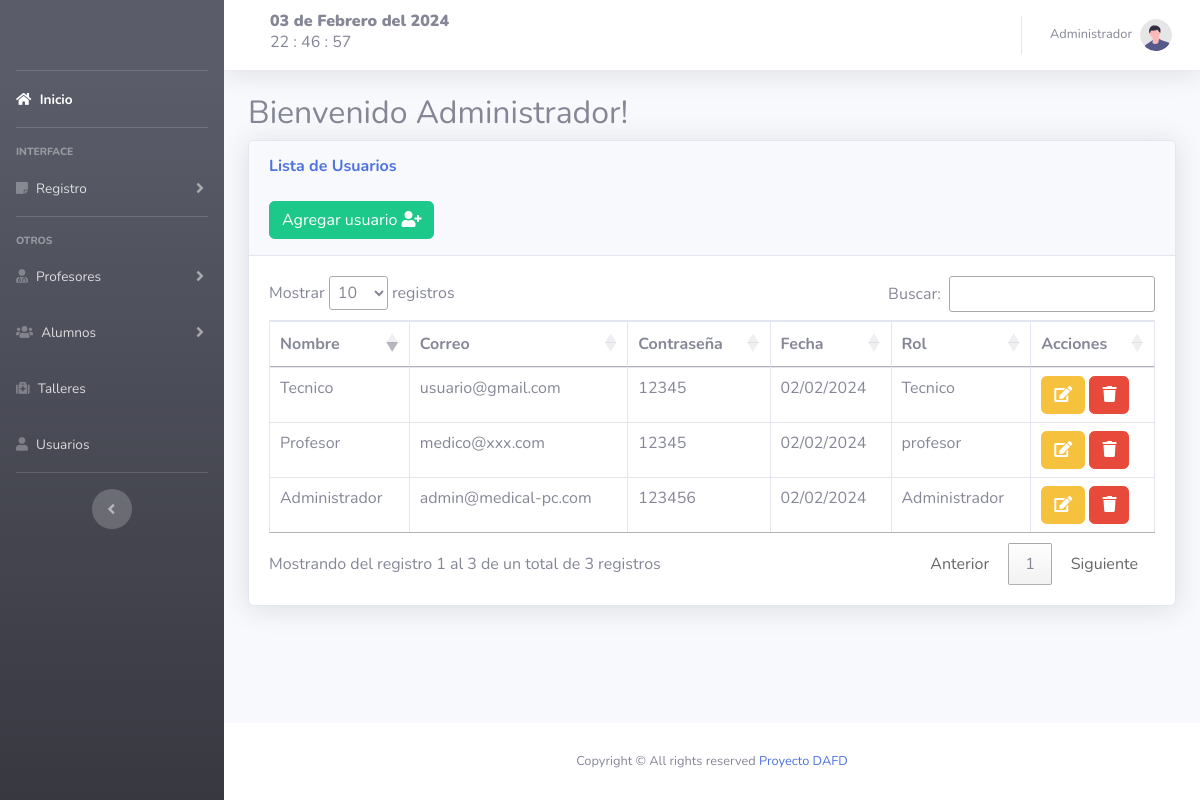
The app's page /views/usuarios.php (signed in) with its own data.
### tables this page shows
CREATE TABLE `user` (
  `id` int(11) DEFAULT NULL,
  `nombre` varchar(150) DEFAULT NULL,
  `correo` varchar(150) DEFAULT NULL,
  `password` varchar(150) DEFAULT NULL,
  `fecha` timestamp NOT NULL DEFAULT current_timestamp() ON UPDATE current_timestamp(),
  `rol` int(11) DEFAULT NULL
);

CREATE TABLE `roles` (
  `id` int(11) DEFAULT NULL,
  `rol` varchar(150) DEFAULT NULL
);

### includes/fecha.php (called while the page is built, shortened)
<?php
	function fecha(){
		$mes = array("","Enero",
					  "Febrero",
					  "Marzo",
					  "Abril",
					  "Mayo",
					  "Junio",
					  "Julio",
					  "Agosto",
					  "Septiembre",
					  "Octubre",
					  "Noviembre",
					  "Diciembre");
		return date('d')." de ". $mes[date('n')] . " del " . date('Y');
	}
 ?>

### views/usuarios.php (the view, shortened to what this page needs)
<!DOCTYPE html>
<html lang="en">
<head>
<link rel="stylesheet" href="https://cdn.datatables.net/1.13.7/css/jquery.dataTables.css" />
</head>
<?php include "../includes/header.php"; ?>
<body id="page-top">
    <div class="container-fluid">
        <h2 class="subtitle">Bienvenido  <?php echo $_SESSION['nombre']; ?>!</h2>
        <div class="card shadow mb-4">
            <div class="card-header py-3">
                <h6 class="m-0 font-weight-bold text-primary">Lista de Usuarios</h6>
                <br>
                <button type="button" class="btn btn-success" data-toggle="modal" data-target="#user">
                    <span class="glyphicon glyphicon-plus"></span> Agregar usuario <i class="fa fa-user-plus"></i> </a></button>
            </div>
            <div class="card-body">
                <div class="table-responsive">
                    <table class="table table-bordered" id="dataTable" width="100%" cellspacing="0">
                        <thead>
                            <tr>
                                <th>Nombre</th>
                                <th>Correo</th>
                                <th>Contraseña</th>
                                <th>Fecha</th>
                                <th>Rol</th>
                                <th>Acciones</th>
                            </tr>
                        </thead>
                        <?php
                        include "../includes/db.php";
                        $result = mysqli_query($conexion, "SELECT  user.id, user.nombre, user.correo, user.password, user.fecha,
roles.rol FROM user
LEFT JOIN roles ON user.rol= roles.id ");
                        while ($fila = mysqli_fetch_assoc($result)) :
                        ?>
                            <tr>
                                <td><?php echo $fila['nombre']; ?></td>
                                <td><?php echo $fila['correo']; ?></td>
                                <td><?php echo $fila['password']; ?></td>
                                <td><?php echo date("d/m/Y", strtotime($fila['fecha'])); ?></td>
                                <td><?php echo $fila['rol']; ?></td>
                                <td>
                                    <a class="btn btn-warning" href="../includes/editar_user.php?id=<?php echo $fila['id'] ?> ">
                                        <i class="fa fa-edit "></i> </a>
                                    <a href="../includes/eliminar_user.php?id=<?php echo $fila['id'] ?> " class="btn btn-danger btn-del">
                                        <i class="fa fa-trash "></i></a></button>
                                </td>
                            </tr>
                        <?php endwhile; ?>
                    </table>
                </div>
            </div>
        </div>
    </div>
    <?php include "../includes/footer.php"; ?>
    <?php include "../includes/_sesion/registros.php"; ?>
</body>
</html>

### includes/header.php (shortened to what this page needs)
<?php
$rol = $_SESSION['rol'];
?>
<!DOCTYPE html>
<html lang="en">
<head>
    <link href="../vendor/fontawesome-free/css/all.min.css" rel="stylesheet" type="text/css">
    <link href="../css/sb-admin-2.min.css" rel="stylesheet">
    <link href="../vendor/datatables/dataTables.bootstrap4.min.css" rel="stylesheet">
    <link href="https://cdn.jsdelivr.net/npm/select2@4.0.12/dist/css/select2.min.css" rel="stylesheet" />
</head>
<body id="page-top">
    <div id="wrapper">
        <?php if($rol==1){ ?>
        <ul class="navbar-nav bg-gradient-dark sidebar sidebar-dark accordion" id="accordionSidebar">
            <a class="sidebar-brand d-flex align-items-center justify-content-center" href="index.php">
            </a>
            <hr class="sidebar-divider my-0">
            <li class="nav-item active">
                <a class="nav-link" href="../views/index.php">
                    <i class="fa fa-home" aria-hidden="true"></i>
                    <span>Inicio</span></a>
            </li>
            <hr class="sidebar-divider">
            <div class="sidebar-heading">
                Interface
            </div>
            <li class="nav-item">
                <a class="nav-link collapsed" href="#" data-toggle="collapse" data-target="#collapseTwo" aria-expanded="true" aria-controls="collapseTwo">
                    <i class="fa fa-sticky-note" aria-hidden="true"></i>
                    <span>Registro</span>
                </a>
            </li>
            <hr class="sidebar-divider">
            <div class="sidebar-heading">
                Otros
            </div>
            <li class="nav-item">
                <a class="nav-link collapsed" href="#" data-toggle="collapse" data-target="#collapsePages" aria-expanded="true" aria-controls="collapsePages">
                    <i class="fa fa-user-md" aria-hidden="true"></i>
                    <span>Profesores</span>
                </a>
            </li>
            <li class="nav-item">
                <a class="nav-link collapsed" href="#" data-toggle="collapse" data-target="#collapseUtilities" aria-expanded="true" aria-controls="collapseUtilities">
                    <i class="fa fa-users" aria-hidden="true"></i>
                    <span>Alumnos</span>
                </a>
            </li>
            <li class="nav-item">
                <a class="nav-link" href="../views/talleres.php">
                    <i class="fa fa-medkit" aria-hidden="true"></i>
                    <span>Talleres</span></a>
            </li>
            <li class="nav-item">
                <a class="nav-link" href="../views/usuarios.php">
                    <i class="fa fa-user" aria-hidden="true"></i>
                    <span>Usuarios</span></a>
            </li>
            <hr class="sidebar-divider d-none d-md-block">
            <div class="text-center d-none d-md-inline">
                <button class="rounded-circle border-0" id="sidebarToggle"></button>
            </div>
        </ul>
        <?php } ?>
        <div id="content-wrapper" class="d-flex flex-column">
            <div id="content">
                <nav class="navbar navbar-expand navbar-light bg-white topbar mb-4 static-top shadow">
                    <?php include "fecha.php"; ?>
                    <center style="padding-left: 30px; text-align: left;">
                        <h8 class="ml-auto"><strong><b><?php echo fecha(); ?></h8></strong></b>
                        <div class="reloj">
                            <h6><span id="tiempo">00 : 00 : 00</span></h6>
                        </div>
                    </center>
                    <ul class="navbar-nav ml-auto">
                        <li class="nav-item dropdown no-arrow">
                            <a class="nav-link dropdown-toggle" href="#" id="userDropdown" role="button" data-toggle="dropdown" aria-haspopup="true" aria-expanded="false">
                                <span class="mr-2 d-none d-lg-inline text-gray-600 small">
                                    <?php if($rol==3){  ?>
                                        <?php
                        include "db.php";
$consulta = "SELECT * FROM profesores where dni='$_SESSION[nombre]'";
$resultado = mysqli_query($conexion, $consulta);
$usuario = mysqli_fetch_assoc($resultado);
                        ?>
                        <?php    echo $usuario['Nom_profe']; ?></span>
                                    <?php } else {  ?>
                                         <?php    echo $_SESSION['nombre']; ?></span>
                                    <?php } ?>
                                <img class="img-profile rounded-circle" src="../img/undraw_profile.svg">
                            </a>
                        </li>
                    </ul>
                </nav>
</body>
</html>

### includes/footer.php (shortened to what this page needs)
<footer class="sticky-footer bg-white">
    <div class="container my-auto">
        <div class="copyright text-center my-auto">
            <span>Copyright &copy; All rights reserved <a href="#" target="_blank">Proyecto DAFD</span></a>
        </div>
    </div>
</footer>

### includes/_sesion/registros.php (shortened to what this page needs)
<!DOCTYPE html>
<html lang="es-MX">
<head>
    <link rel="stylesheet" href="../package/dist/sweetalert2.css">
</head>
<body id="page-top">
</body>
</html>

### records on screen
user: nombre "Administrador", correo "admin@medical-pc.com", password "123456", fecha "02/02/2024", roles.rol "Administrador"
user: nombre "Tecnico", correo "usuario@gmail.com", password "12345", fecha "02/02/2024", roles.rol "Tecnico"
user: nombre "Profesor", correo "medico@xxx.com", password "12345", fecha "02/02/2024", roles.rol "profesor"

### other values on screen
fecha() "03 de Febrero del 2024"
$_SESSION['nombre'] "Administrador"
